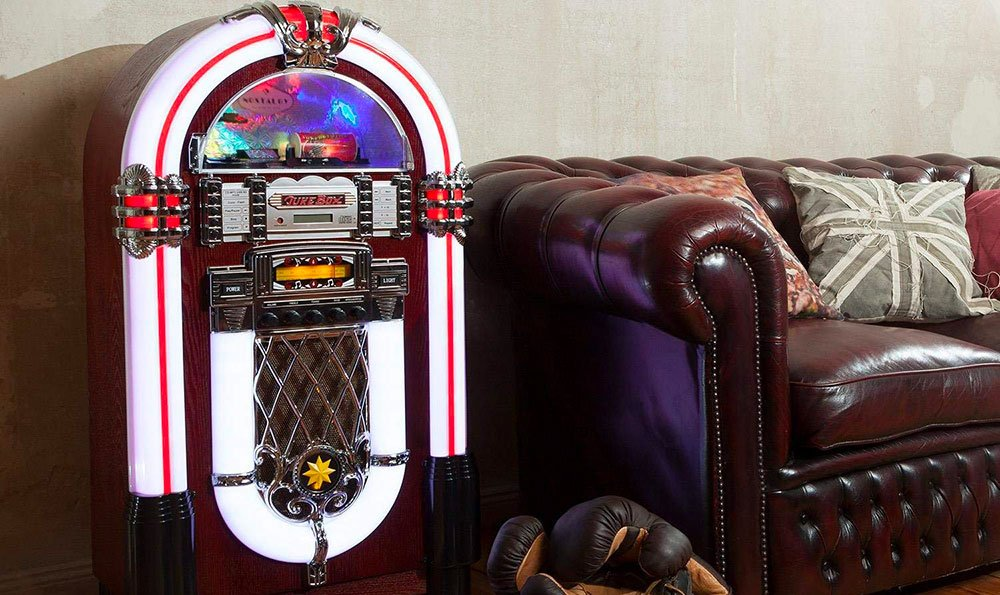
#> input picture filtri/Foto/JukeBox.jpg, 1000 x 595 px
$ python 'blurred filter.py'
#> lines starting #> are read from the running program, lines starting #| are printed output that depends on the picture
import cv2
import numpy as np

image = cv2.imread('Foto/JukeBox.jpg')
#> image is the input picture: shape (595, 1000, 3); mean B, G, R 92.6, 93.5, 112.3
cv2.imshow('Original Image', image)
cv2.waitKey(0)

kernel_7x7 = np.ones((7, 7), np.float32) / 49
blurred = cv2.filter2D(image, -1, kernel_7x7)
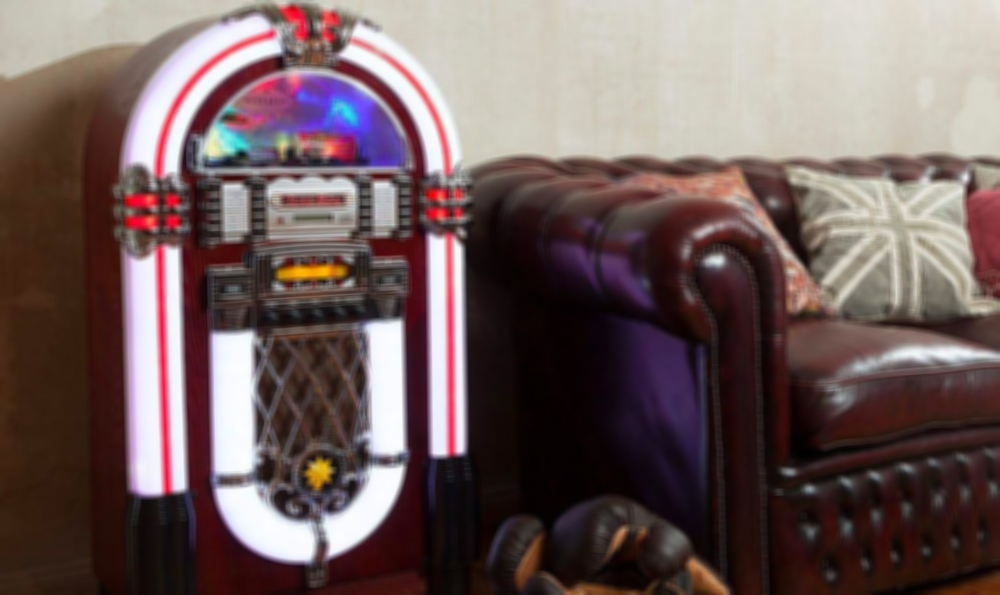
#> blurred: shape (595, 1000, 3); mean B, G, R 92.6, 93.5, 112.3
cv2.imshow('7x7 Kernel Blurring', blurred)
cv2.waitKey(0)

cv2.destroyAllWindows()

$ run again, with filtri/Foto/cesso.jpg copied over filtri/Foto/JukeBox.jpg
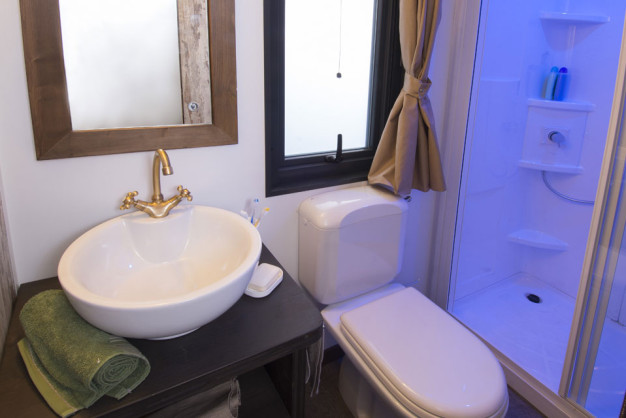
#> input picture filtri/Foto/cesso.jpg, 626 x 418 px
#> image is the input picture: shape (418, 626, 3); mean B, G, R 158.7, 131.2, 138
#> `blurred = cv2.filter2D(image, -1, kernel_7x7)`:
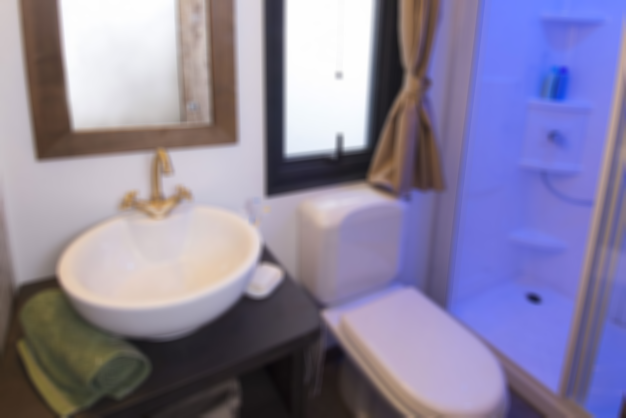
#> blurred: shape (418, 626, 3); mean B, G, R 158.7, 131.2, 138

$ run again, with filtri/Foto/colazione.jpg copied over filtri/Foto/JukeBox.jpg
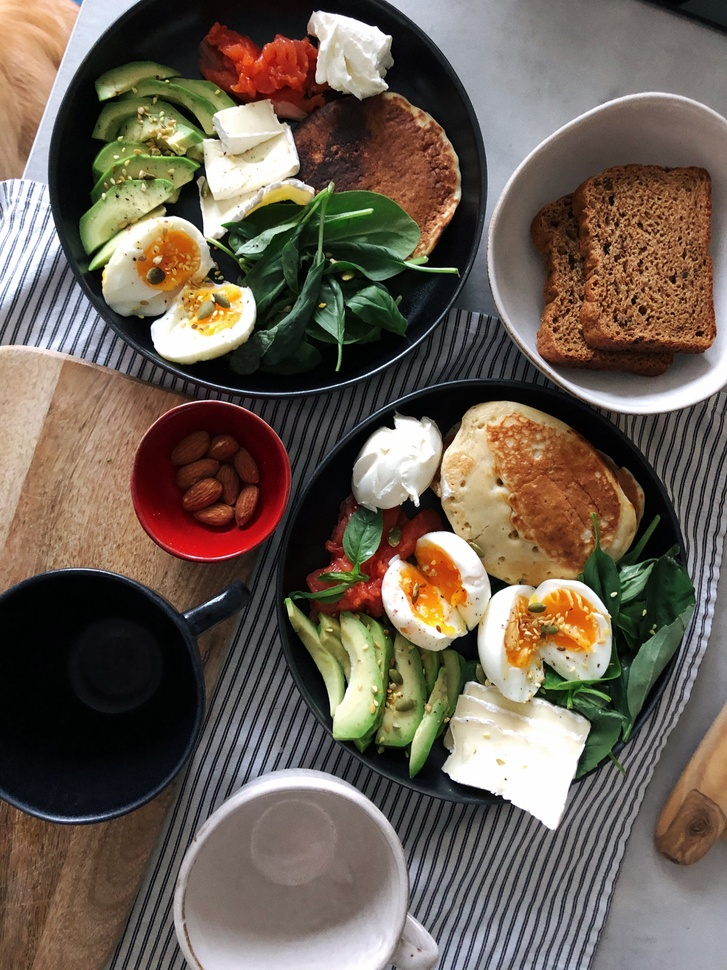
#> input picture filtri/Foto/colazione.jpg, 727 x 970 px, shrunk from 3024 x 4032 before the run
#> image is the input picture: shape (970, 727, 3); mean B, G, R 84.3, 96.4, 108.7
#> `blurred = cv2.filter2D(image, -1, kernel_7x7)`:
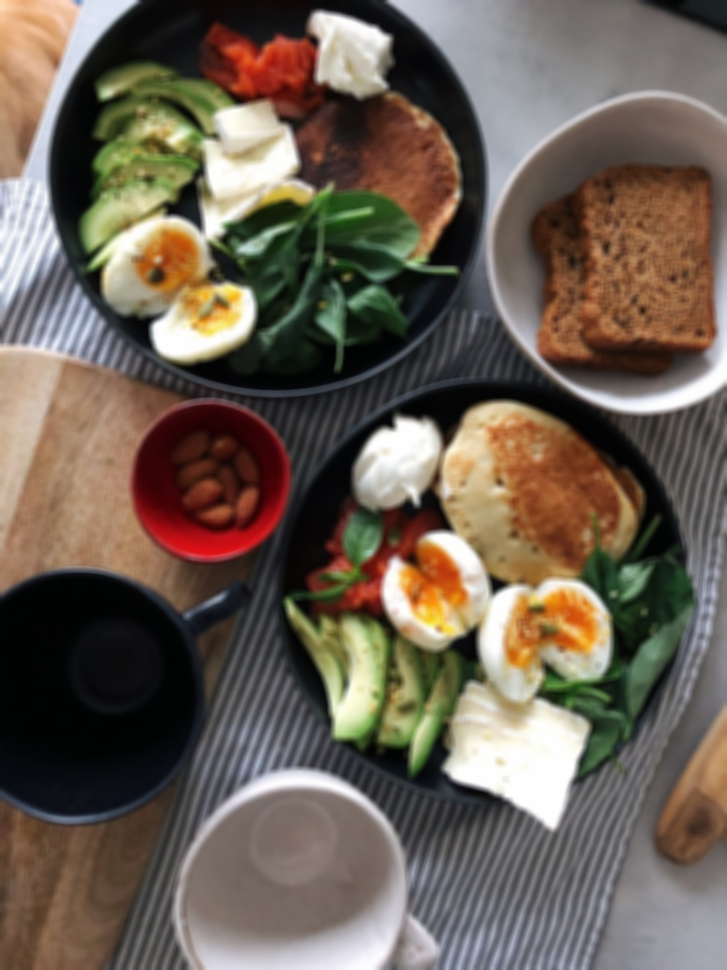
#> blurred: shape (970, 727, 3); mean B, G, R 84.3, 96.4, 108.7
